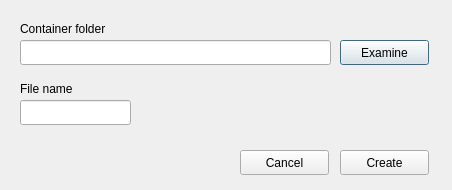
<?xml version="1.0" encoding="UTF-8"?>
<ui version="4.0">
 <class>CreateDatafileDialog</class>
 <widget class="QDialog" name="CreateDatafileDialog">
  <property name="geometry">
   <rect>
    <x>0</x>
    <y>0</y>
    <width>452</width>
    <height>190</height>
   </rect>
  </property>
  <property name="windowTitle">
   <string>Dialog</string>
  </property>
  <widget class="QLineEdit" name="folder_ed">
   <property name="geometry">
    <rect>
     <x>20</x>
     <y>40</y>
     <width>311</width>
     <height>25</height>
    </rect>
   </property>
  </widget>
  <widget class="QPushButton" name="examinebtn">
   <property name="geometry">
    <rect>
     <x>340</x>
     <y>40</y>
     <width>89</width>
     <height>25</height>
    </rect>
   </property>
   <property name="text">
    <string>Examine</string>
   </property>
  </widget>
  <widget class="QLabel" name="label">
   <property name="geometry">
    <rect>
     <x>20</x>
     <y>20</y>
     <width>301</width>
     <height>17</height>
    </rect>
   </property>
   <property name="text">
    <string>Container folder</string>
   </property>
  </widget>
  <widget class="QLabel" name="label_2">
   <property name="geometry">
    <rect>
     <x>20</x>
     <y>80</y>
     <width>101</width>
     <height>17</height>
    </rect>
   </property>
   <property name="text">
    <string>File name</string>
   </property>
  </widget>
  <widget class="QLineEdit" name="name_ed">
   <property name="geometry">
    <rect>
     <x>20</x>
     <y>100</y>
     <width>111</width>
     <height>25</height>
    </rect>
   </property>
  </widget>
  <widget class="QLabel" name="outputlbl">
   <property name="geometry">
    <rect>
     <x>140</x>
     <y>100</y>
     <width>291</width>
     <height>21</height>
    </rect>
   </property>
   <property name="text">
    <string/>
   </property>
  </widget>
  <widget class="QPushButton" name="createbtn">
   <property name="geometry">
    <rect>
     <x>340</x>
     <y>150</y>
     <width>89</width>
     <height>25</height>
    </rect>
   </property>
   <property name="text">
    <string>Create</string>
   </property>
  </widget>
  <widget class="QPushButton" name="pushButton_3">
   <property name="geometry">
    <rect>
     <x>240</x>
     <y>150</y>
     <width>89</width>
     <height>25</height>
    </rect>
   </property>
   <property name="text">
    <string>Cancel</string>
   </property>
  </widget>
 </widget>
 <resources/>
 <connections/>
</ui>
